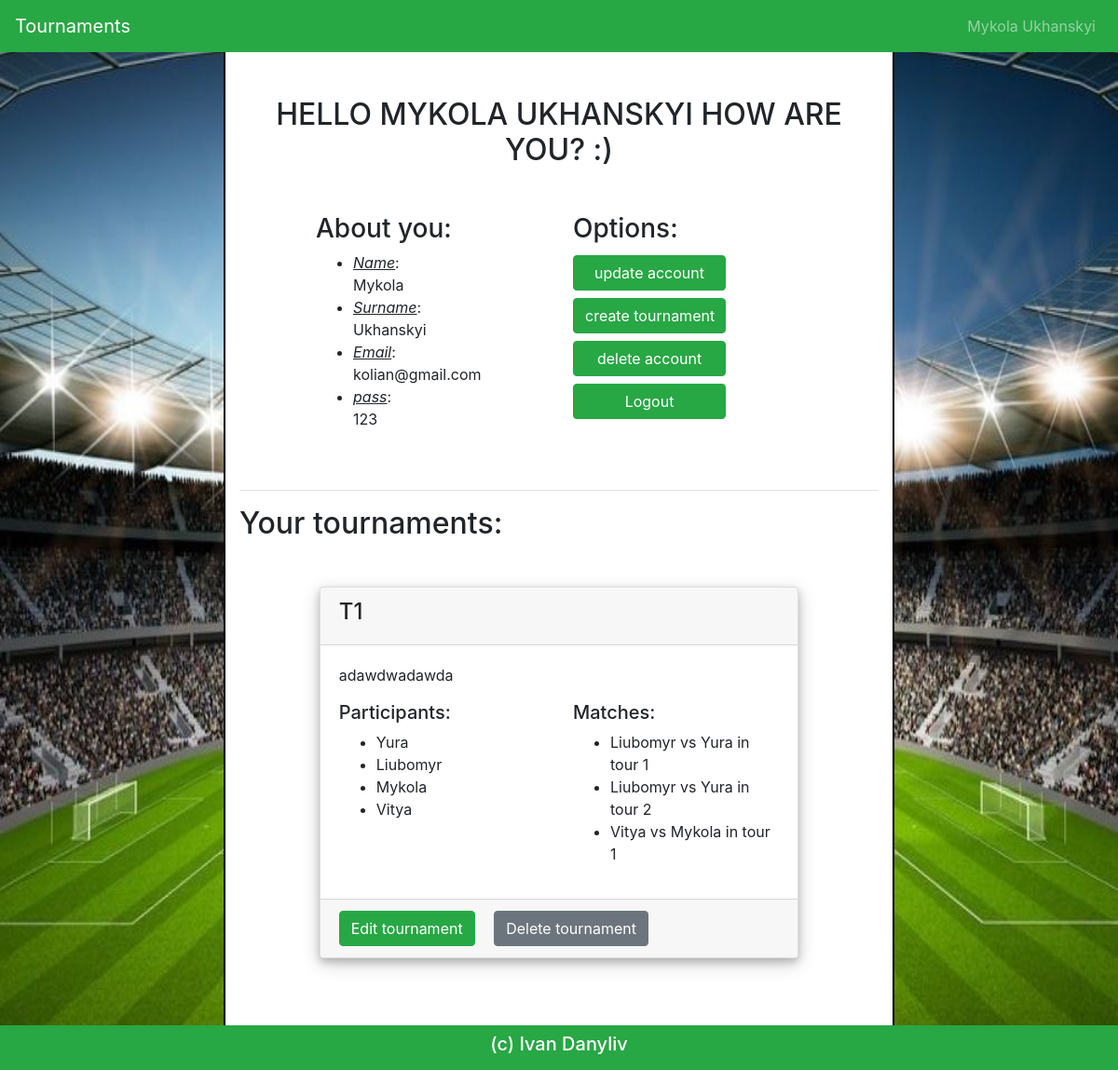
Page /user (signed in) on the committed database.
### tournaments/db_module.py (models this page shows)
class Users(db.Model):
	id = db.Column(db.Integer, primary_key = True)
	name = db.Column(db.String(40), nullable = False)
	surname = db.Column(db.String(50), nullable = False)
	email = db.Column(db.String(100), unique = True, nullable = False)
	password = db.Column(db.String(30), nullable = False)
	admin = db.Column(db.Boolean, nullable = False, default = False)

class Tournaments(db.Model):
	id = db.Column(db.Integer, primary_key = True)
	user_id = db.Column(db.Integer, nullable = False)
	name = db.Column(db.String(100), nullable = False)
	description = db.Column(db.String(500), nullable = False)

class Teams(db.Model):
	id = db.Column(db.Integer, primary_key = True)
	user_id = db.Column(db.Integer, nullable = False)
	tournament_id = db.Column(db.Integer, nullable = False)
	name = db.Column(db.String(40), nullable = False)

class Matches(db.Model):
	id = db.Column(db.Integer, primary_key = True)
	tournament_id = db.Column(db.Integer, nullable = False)
	team_home_id = db.Column(db.Integer, nullable = False)
	team_guest_id = db.Column(db.Integer, nullable = False)
	tour = db.Column(db.Integer, nullable = False)

### tournaments/routes.py (the view)
@app.route('/user')
def user():
	return um.user()

### tournaments/db_module.py (called while the page is built)
	def get_user_id(self, email):
		user = Users.query.filter_by(email = email).first()
		return user.id if user else None

	def select_user_data(self, id):
		user_data = Users.query.filter_by(id = id).first()
		return user_data

	def select_tournaments(self, id):
		tournaments = Tournaments.query.filter_by(user_id = id).all()
		return tournaments

	def select_teams(self, *args):
		teams = Teams.query.filter_by(user_id = args[0], tournament_id = args[1]).all()
		return teams

	def get_team_name(self, id):
		team = Teams.query.filter_by(id = id).first()
		return team.name

	def select_matches(self, id):
		matches = Matches.query.filter_by(tournament_id = id).all()
		return matches

### tournaments/user_module.py (called while the page is built)
	def user(self):
		user = db.select_user_data(db.get_user_id(session['email']))
		tournaments = db.select_tournaments(db.get_user_id(session['email']))
		select_teams = db.select_teams
		select_matches = db.select_matches
		get_team_name = db.get_team_name
		return render_template('user.html', user = user, tournaments = tournaments, select_teams = select_teams, select_matches = select_matches, get_team_name = get_team_name)

### tournaments/templates/user.html (shortened to what this page needs)
{% extends 'base.html' %}
{% block content %}
	<nav class="navbar navbar-expand-lg navbar-dark bg-success sticky-top">
		<a class="navbar-brand" href="{{ url_for('index') }}">Tournaments</a>
		<div class="collapse navbar-collapse" id="navbarNavAltMarkup">
			<div class="navbar-nav ml-auto">
				{% if user %}
					<a class="nav-item nav-link" href="{{ url_for('user') }}">{{ user.name }} {{ user.surname }}</a>
				{% else %}
					<a class="nav-item nav-link" href="{{ url_for('login') }}">sign in</a>
				{% endif %}
			</div>
		</div>
	</nav>
	<div class="container py-5">
		<h2 class="text-center text-uppercase">Hello {{ user.name }} {{ user.surname }} How are you? :)</h2>
		<div class="row my-5">
			<div class="col">
				<h3 class="mx-auto w-50">About you:</h3>
				<ul class="mx-auto w-50">
					<li><u><i>Name</i></u>:<br> {{ user.name }}</li>
					<li><u><i>Surname</i></u>:<br> {{ user.surname }}</li>
					<li><u><i>Email</i></u>:<br> {{ user.email }}</li>
					<li><u><i>pass</i></u>:<br> {{ user.password }}</li>
				</ul>
			</div>
			<div class="col">
				<h3>Options:</h3>
				<a class="btn btn-success text-white w-50 my-1" href="{{ url_for('update') }}">update account</a>
				<a class="btn btn-success text-white w-50 my-1" href="{{ url_for('create_tournament')}}">create tournament</a>
				<a class="btn btn-success text-white w-50 my-1" data-toggle="modal" data-target="#deleteUserModal">delete account</a>
				<a class="btn btn-success text-white w-50 my-1" href="{{ url_for('logout') }}">Logout</a>
			</div>
		</div>
		<hr>
		<h2>Your tournaments:</h2>
		{% if tournaments %}
			{% for tournament in tournaments %}
				<div class="card w-75 mx-auto my-5">
					<div class="card-header">
						<h4>{{ tournament.name }}</h4>
					</div>
					<div class="card-body">
						<p>{{ tournament.description }}</p>
						<div class="row">
							<div class="col">
								<h5>Participants:</h5>
								<ul>
									{% for team in select_teams(user.id, tournament.id) %}
										<li>{{ team.name }}</li>
									{% endfor %}
								</ul>
							</div>
							<div class="col">
								<h5>Matches:</h5>
								<ul>
									{% for match in select_matches(tournament.id) %}
										<li>{{ get_team_name(match.team_home_id) }} vs {{ get_team_name(match.team_guest_id) }} in tour {{ match.tour }}</li>
									{% endfor %}
								</ul>
							</div>
						</div>
					</div>
					<div class="card-footer">
						<a href="{{ url_for('edit_tournament', user_id = user.id, tournament_id = tournament.id) }}" class="btn btn-success">Edit tournament</a>
						<a href="{{ url_for('delete_tournament', name = tournament.name )}}" class="btn btn-secondary ml-3">Delete tournament</a>
					</div>
				</div>
			{% endfor %}
		{% else %}
			<div class="w-50 h-50 p-5 mx-auto my-4 bg-secondary text-white">
				<h5>You have no tournaments yet</h5>
			</div>
		{% endif %}
	</div>
	<div class="modal fade" id="deleteUserModal" tabindex="-1" role="dialog" aria-hidden="true">
		<div class="modal-dialog" role="document">
			<div class="modal-content">
				<div class="modal-footer">
					<a href="{{ url_for('delete') }}" class="btn btn-secondary">Yes</button>
				</div>
			</div>
		</div>
	</div>
{% endblock %}

### tournaments/static/css/style.css (style rules this page uses)
body { background-image: url("../img/bg.jpg"); background-repeat: no-repeat; background-size: 100% 100%; background-attachment: fixed; }
.container { background-color: #fff; width: 60%; height: 100%; border: 2px #000; border-style: none solid; }
.card { box-shadow: 0 4px 8px 0 rgba(0, 0, 0, 0.2), 0 6px 20px 0 rgba(0, 0, 0, 0.19) }

### rows in the picture
Users: name "Mykola", surname "Ukhanskyi", name "MYKOLA", surname "UKHANSKYI", email "kolian@gmail.com", password "123"
Tournaments: name "T1", description "adawdwadawda"
Teams: name "Yura"
Teams: name "Liubomyr"
Teams: name "Mykola"
Teams: name "Vitya"
Matches: tour "1"
Matches: tour "2"
Matches: tour "1"
